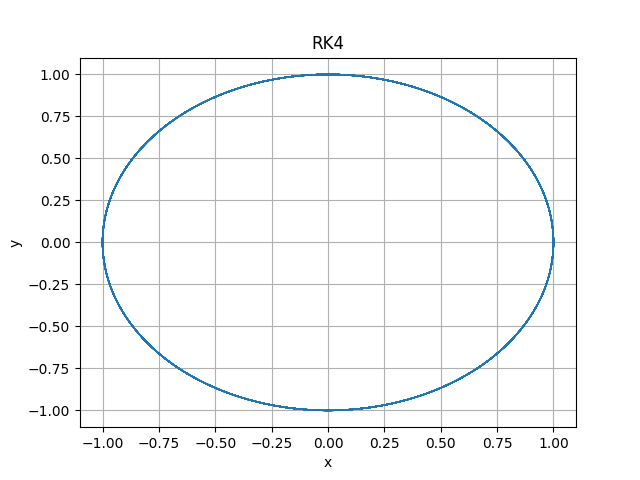

Python code for this plot:
import numpy as np
from matplotlib import pyplot as plt

x, y = np.loadtxt("trajec.dat", delimiter = "\t", unpack = True)
plt.plot(x, y, linewidth = 1)
plt.xlabel("x")
plt.ylabel("y")
plt.title("RK4")
plt.grid()
plt.savefig("trajec.png")
